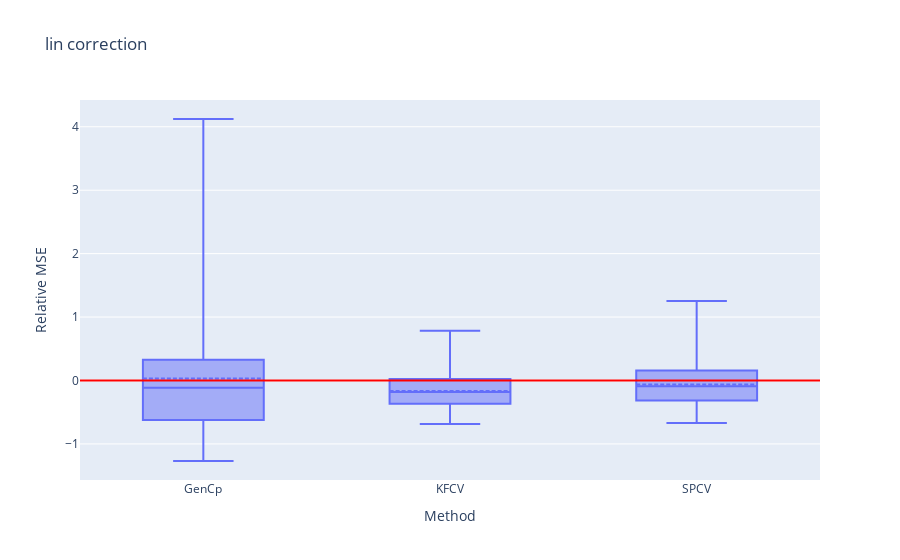

Notebook cell for this chart:
### Code cell
fig_rela = px.box((df - risk) / risk, 
             labels={
                     "variable": "Method",
                     "value": "Relative MSE"
                     },
             title="lin correction",
             points=False)
fig_rela.update_traces(boxmean=True)

fig_rela.add_hline(y=0., line_color='red')

### Figure 1 — Plotly figure (JSON) as saved in the notebook; plotly's stock layout.template omitted (floating-point values rounded to 4 significant figures; data arrays with more than 128 entries replaced by an {"elided": "..."} marker saying what was removed)
{"data": [{"alignmentgroup": "True", "boxmean": true, "boxpoints": false, "hovertemplate": "Method=%{x}<br>Relative MSE=%{y}<extra></extra>", "legendgroup": "", "marker": {"color": "#636efa"}, "name": "", "notched": false, "offsetgroup": "", "orientation": "v", "showlegend": false, "type": "box", "x": {"elided": "600 str values"}, "x0": " ", "xaxis": "x", "y": {"elided": "600 float values"}, "y0": " ", "yaxis": "y"}], "layout": {"boxmode": "group", "legend": {"tracegroupgap": 0}, "shapes": [{"line": {"color": "red"}, "type": "line", "x0": 0, "x1": 1, "xref": "x domain", "y0": 0, "y1": 0, "yref": "y"}], "title": {"text": "lin correction"}, "xaxis": {"anchor": "y", "domain": [0, 1], "title": {"text": "Method"}}, "yaxis": {"anchor": "x", "domain": [0, 1], "title": {"text": "Relative MSE"}}}}
